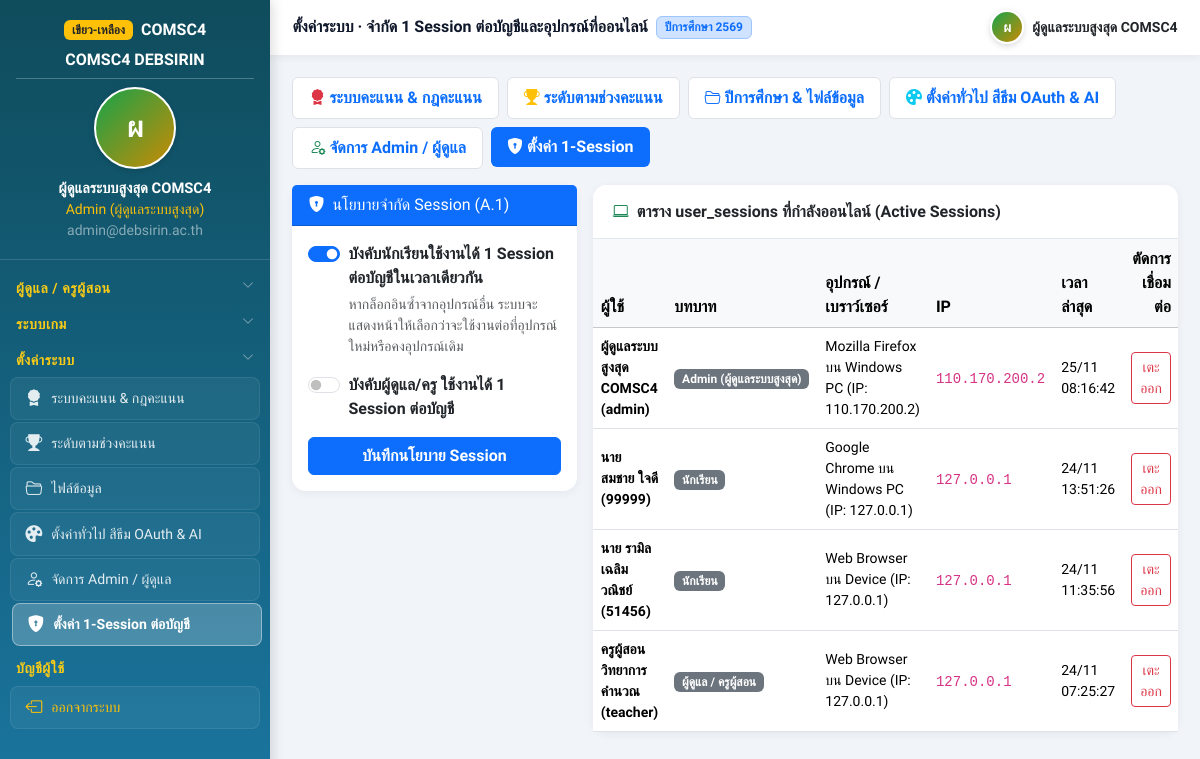
The app's page /admin-panel/session-settings/ (signed in), older data.
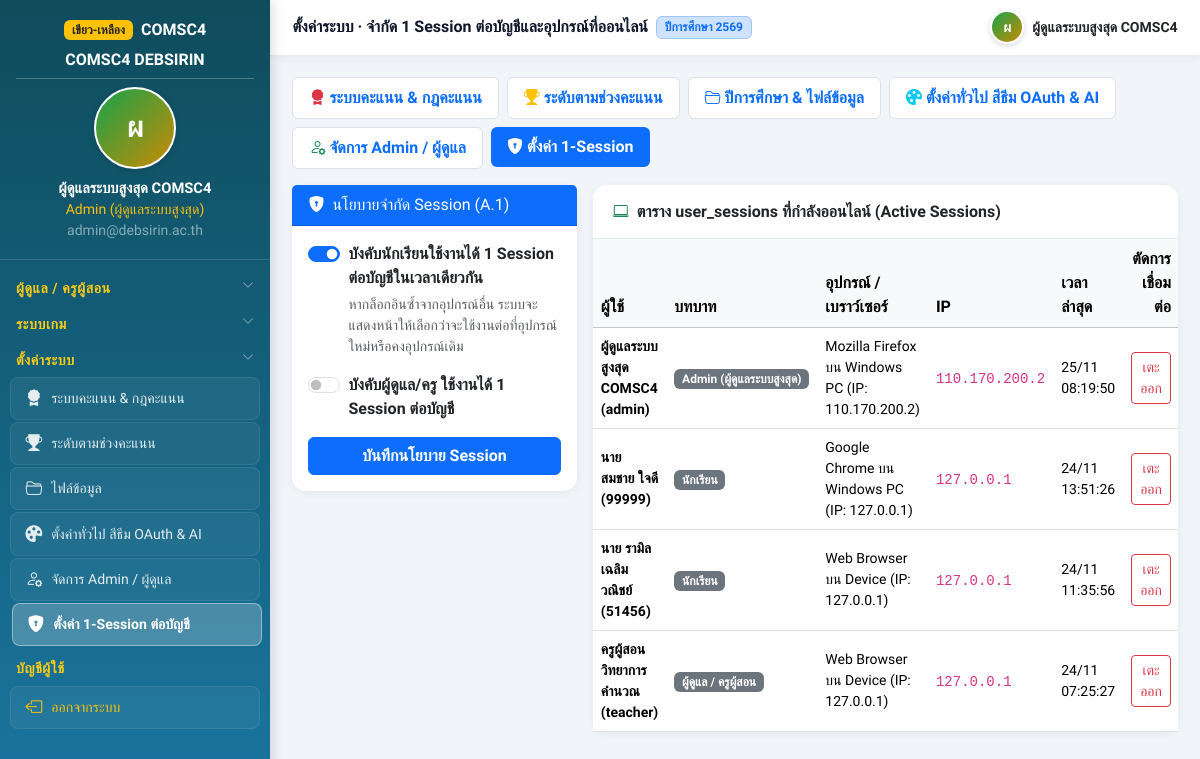
The same page, newer data.
### core/models.py (models this page shows, shortened)
class UserSession(models.Model):
    user = models.ForeignKey(User, on_delete=models.CASCADE, related_name='user_sessions')
    session_token = models.CharField('Session Token', max_length=120, db_index=True)
    device_info = models.CharField('ข้อมูลอุปกรณ์/เบราว์เซอร์', max_length=300, blank=True)
    ip_address = models.CharField('IP Address', max_length=64, blank=True)
    is_active = models.BooleanField('ใช้งานอยู่', default=True, db_index=True)
    created_at = models.DateTimeField(auto_now_add=True)
    last_active = models.DateTimeField(auto_now=True)
    class Meta:
        db_table = 'user_sessions'
        ordering = ['-last_active']
        verbose_name = 'เซสชันผู้ใช้'
        verbose_name_plural = 'เซสชันผู้ใช้'

class User(AbstractBaseUser, PermissionsMixin):
    ROLE_ADMIN = 'admin'
    ROLE_TEACHER = 'teacher'
    ROLE_STUDENT = 'student'
    ROLE_CHOICES = [
        (ROLE_ADMIN, 'Admin (ผู้ดูแลระบบสูงสุด)'),
        (ROLE_TEACHER, 'ผู้ดูแล / ครูผู้สอน'),
        (ROLE_STUDENT, 'นักเรียน'),
    ]
    username = models.CharField('ชื่อผู้ใช้ / รหัสอ้างอิง', max_length=100, unique=True)
    student_id = models.CharField('เลขประจำตัวนักเรียน (5 หลัก)', max_length=15, null=True, blank=True, db_index=True)
    email = models.EmailField('อีเมลโรงเรียน (@debsirin.ac.th)', max_length=150, blank=True, db_index=True)
    title_prefix = models.CharField('คำนำหน้า', max_length=30, blank=True)
    first_name = models.CharField('ชื่อ', max_length=150, blank=True)
    last_name = models.CharField('นามสกุล', max_length=150, blank=True)
    classroom = models.ForeignKey(
        'Classroom', null=True, blank=True, on_delete=models.SET_NULL,
        related_name='students', verbose_name='ชั้น/ห้อง'
    )
    room_code = models.CharField('รหัสห้อง (เช่น 01-14)', max_length=20, blank=True, db_index=True)
    class_number = models.PositiveIntegerField('เลขที่', default=0, db_index=True)
    group_name = models.CharField('กลุ่มเรียน/กลุ่มย่อย', max_length=50, blank=True, default='A')
    role = models.CharField('บทบาท', max_length=15, choices=ROLE_CHOICES, default=ROLE_STUDENT, db_index=True)
    academic_year = models.CharField('ปีการศึกษา', max_length=20, blank=True, default='2569', db_index=True)
    profile_photo = models.ImageField('รูปประจำตัว', upload_to='profiles/', null=True, blank=True)
    total_score = models.FloatField('คะแนนรวม', default=0.0, db_index=True)
    allow_google_oauth = models.BooleanField('อนุญาตล็อกอินด้วย Google OAuth', default=True)
    allow_password_login = models.BooleanField('อนุญาตล็อกอินด้วยรหัสผ่าน (กรณีพิเศษ)', default=False)
    current_session_key = models.CharField('Session ปัจจุบัน', max_length=100, blank=True)
    current_device_info = models.CharField('อุปกรณ์ปัจจุบัน', max_length=255, blank=True)
    is_active = models.BooleanField('เปิดใช้งาน', default=True)
    created_at = models.DateTimeField(auto_now_add=True)
    updated_at = models.DateTimeField(auto_now=True)
    objects = UserManager()
    USERNAME_FIELD = 'username'
    REQUIRED_FIELDS = []
    class Meta:
        verbose_name = 'ผู้ใช้'
        verbose_name_plural = 'ผู้ใช้'
        ordering = ['room_code', 'class_number', 'student_id', 'username']
        constraints = [
            models.UniqueConstraint(
                fields=['student_id', 'academic_year'],
                condition=Q(role='student', student_id__isnull=False) & ~Q(student_id=''),
                name='uniq_student_id_per_academic_year',
            ),
        ]
    def get_full_name(self):
        parts = [self.title_prefix, self.first_name, self.last_name]
        name = ' '.join(p.strip() for p in parts if p and p.strip())
        return name or self.username
    @property
    def is_admin_role(self):
        return self.role == self.ROLE_ADMIN
    @property
    def is_teacher_role(self):
        return self.role in (self.ROLE_ADMIN, self.ROLE_TEACHER)
    @property
    def is_student_role(self):
        return self.role == self.ROLE_STUDENT
    @property
    def avatar_url(self):
        if self.profile_photo:
            try:
                return self.profile_photo.url
            except Exception:
                pass
        if hasattr(self, 'profile_record') and self.profile_record.profile_image_url:
            return self.profile_record.profile_image_url
        return ''
    @property
    def avatar_initial(self):
        if self.first_name:
            return self.first_name[0].upper()
        if self.username:
            return self.username[0].upper()
        return 'S'

### core/views.py (the view, shortened to what this page needs)
# urls.py: path('admin-panel/session-settings/', views.admin_session_settings_view, name='admin_session_settings'),
@admin_required
def admin_session_settings_view(request):
    setting = SystemSetting.get()
    active_sessions = UserSession.objects.filter(is_active=True).select_related('user').order_by('-last_active')[:60]
    return render(request, 'admin_panel/session_settings.html', {
        'setting': setting,
        'active_sessions': active_sessions,
    })

### core/models.py (called while the page is built)
    def get_theme_colors(self):
        colors = dict(self.DEFAULT_THEME_COLORS)
        try:
            parsed = json.loads(self.theme_colors_json or '{}')
            if isinstance(parsed, dict):
                for k, v in parsed.items():
                    if k in colors and isinstance(v, str) and re.match(r'^#[0-9a-fA-F]{6}$', v.strip()):
                        colors[k] = v.strip()
        except Exception:
            pass
        return colors

    @classmethod
    def get(cls):
        obj, _ = cls.objects.get_or_create(pk=1)
        return obj

### core/views.py (called while the page is built)
def admin_required(view_func):
    @wraps(view_func)
    @login_required
    def _wrapped(request, *args, **kwargs):
        if not request.user.is_admin_role:
            messages.error(request, 'หน้านี้สำหรับ Admin ผู้ดูแลระบบสูงสุดเท่านั้น')
            return redirect('core:home')
        return view_func(request, *args, **kwargs)
    return _wrapped

### templates/admin_panel/session_settings.html (shortened to what this page needs)
{% extends 'base.html' %}
{% block page_header %}ตั้งค่าระบบ · จำกัด 1 Session ต่อบัญชีและอุปกรณ์ที่ออนไลน์{% endblock %}
{% block content %}
{% include 'admin_panel/_settings_nav.html' %}
<div class="row g-3">
  <div class="col-lg-4">
    <div class="card">
      <div class="card-header bg-primary text-white">
        <i class="bi bi-shield-lock-fill me-2"></i>นโยบายจำกัด Session (A.1)
      </div>
      <div class="card-body">
        <form method="post">
          <div class="form-check form-switch mb-3">
            <input class="form-check-input" type="checkbox" name="enforce_single_session_student" value="1" id="enfStudent" {% if setting.enforce_single_session_student %}checked{% endif %}>
            <label class="form-check-label fw-bold" for="enfStudent">
              บังคับนักเรียนใช้งานได้ 1 Session ต่อบัญชีในเวลาเดียวกัน
            </label>
            <div class="small text-muted mt-1">
              หากล็อกอินซ้ำจากอุปกรณ์อื่น ระบบจะแสดงหน้าให้เลือกว่าจะใช้งานต่อที่อุปกรณ์ใหม่หรือคงอุปกรณ์เดิม
            </div>
          </div>
          <div class="form-check form-switch mb-3">
            <input class="form-check-input" type="checkbox" name="enforce_single_session_staff" value="1" id="enfStaff" {% if setting.enforce_single_session_staff %}checked{% endif %}>
            <label class="form-check-label fw-bold" for="enfStaff">
              บังคับผู้ดูแล/ครู ใช้งานได้ 1 Session ต่อบัญชี
            </label>
          </div>
          <button type="submit" class="btn btn-primary w-100 fw-bold">บันทึกนโยบาย Session</button>
        </form>
      </div>
    </div>
  </div>
  <div class="col-lg-8">
    <div class="card">
      <div class="card-header"><i class="bi bi-laptop text-success me-2"></i>ตาราง user_sessions ที่กำลังออนไลน์ (Active Sessions)</div>
      <div class="card-body p-0">
        <div class="table-responsive">
          <table class="table table-hover align-middle mb-0">
            <thead class="table-light">
              <tr><th>ผู้ใช้</th><th>บทบาท</th><th>อุปกรณ์ / เบราว์เซอร์</th><th>IP</th><th>เวลาล่าสุด</th><th class="text-end">ตัดการเชื่อมต่อ</th></tr>
            </thead>
            <tbody>
              {% for s in active_sessions %}
              <tr>
                <td class="fw-bold small">{{ s.user.get_full_name }} ({{ s.user.student_id|default:s.user.username }})</td>
                <td><span class="badge bg-secondary">{{ s.user.get_role_display }}</span></td>
                <td class="small">{{ s.device_info }}</td>
                <td><code>{{ s.ip_address }}</code></td>
                <td class="small">{{ s.last_active|date:"d/m H:i:s" }}</td>
                <td class="text-end">
                  <form method="post">
                    <button type="submit" class="btn btn-sm btn-outline-danger">เตะออก</button>
                  </form>
                </td>
              </tr>
              {% empty %}
              <tr><td colspan="6" class="text-center text-muted py-4">ไม่มี Session ที่ออนไลน์</td></tr>
              {% endfor %}
            </tbody>
          </table>
        </div>
      </div>
    </div>
  </div>
</div>
{% endblock %}

Row changes from the older to the newer data that the page shows:
changed UserSession "Mozilla Firefox บน Windows PC (IP: 110.170.200.2)": last_active "25/11 08:16:42" → "25/11 08:19:50"
